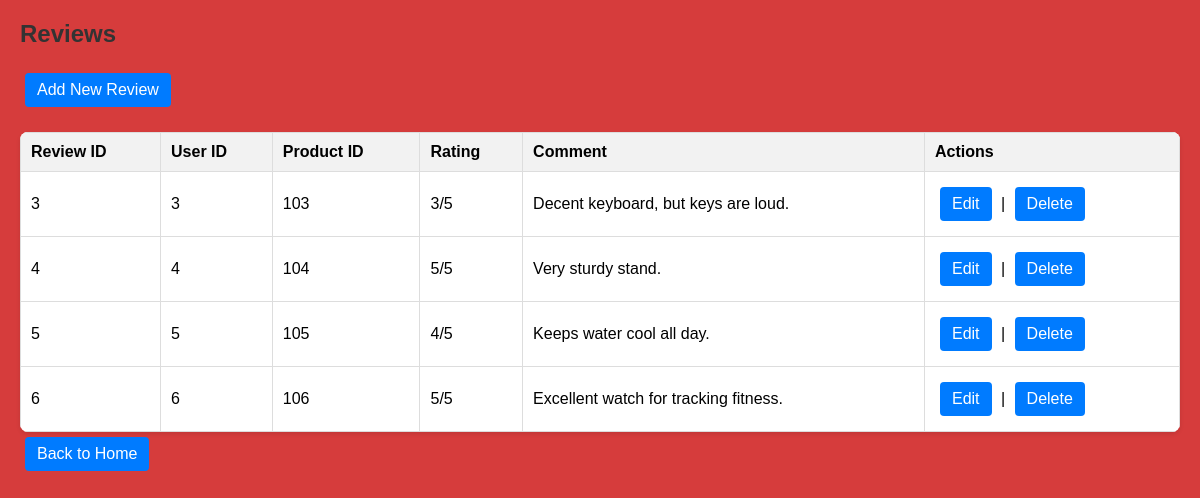
The app's page /Assignment-3/review/read.php with its own data.
### tables this page shows
CREATE TABLE `review` (
  `review_id` int(11) NOT NULL,
  `user_id` int(11) DEFAULT NULL,
  `product_id` int(11) DEFAULT NULL,
  `rating` int(11) DEFAULT NULL,
  `comment` text DEFAULT NULL
);

### Assignment-3/review/read.php (the view, shortened to what this page needs)
<?php include '../includes/db.php'; ?>
<!DOCTYPE html>
<html>
<head>
<link rel="stylesheet" href="../css/style.css">
</head>
<body>
<h2>Reviews</h2>
<a href="create.php">Add New Review</a>
<table>
<tr><th>Review ID</th><th>User ID</th><th>Product ID</th><th>Rating</th><th>Comment</th><th>Actions</th></tr>
<?php
$sql = "SELECT review_id, user_id, product_id, rating, comment
        FROM review
        ORDER BY review_id ASC";
$result = $conn->query($sql);
if ($result && $result->num_rows > 0) {
    while($row = $result->fetch_assoc()){
        echo "<tr>";
        echo "<td>" . htmlspecialchars($row['review_id']) . "</td>";
        echo "<td>" . htmlspecialchars($row['user_id']) . "</td>";
        echo "<td>" . htmlspecialchars($row['product_id']) . "</td>";
        echo "<td>" . htmlspecialchars($row['rating']) . "/5</td>";
        echo "<td>" . htmlspecialchars(substr($row['comment'], 0, 75)) . (strlen($row['comment']) > 75 ? '...' : '') . "</td>";
        echo "<td><a href='update.php?id=" . htmlspecialchars($row['review_id']) . "'>Edit</a> | ";
        echo "<a href='delete.php?id=" . htmlspecialchars($row['review_id']) . "' onclick=\"return confirm('Are you sure you want to delete this review?');\">Delete</a></td>";
        echo "</tr>";
    }
} else {
    echo "<tr><td colspan='6'>No reviews found.</td></tr>";
}
?>
</table>
<a href='../index.php'>Back to Home</a>
</body>
</html>

### Assignment-3/css/style.css (style rules this page uses)
body { font-family: Arial, sans-serif; margin: 20px; background: #d63c3c; }
h2, h1 { color: #333; }
a { margin: 5px; padding: 8px 12px; background-color: #007BFF; color: white; text-decoration: none; border-radius: 4px; display: inline-block; }
table { border-collapse: collapse; width: 100%; background: white; margin-top: 20px; box-shadow: 0 2px 4px rgba(0,0,0,0.1); border-radius: 8px; overflow: hidden; }
th, td { padding: 10px; border: 1px solid #ddd; text-align: left; }
th { background-color: #f2f2f2; font-weight: bold; }

### records on screen
review: review_id "3", user "3", product "103", rating "3", comment "Decent keyboard, but keys are loud."
review: review_id "4", user "4", product "104", rating "5", comment "Very sturdy stand."
review: review_id "5", user "5", product "105", rating "4", comment "Keeps water cool all day."
review: review_id "6", user "6", product "106", rating "5", comment "Excellent watch for tracking fitness."
